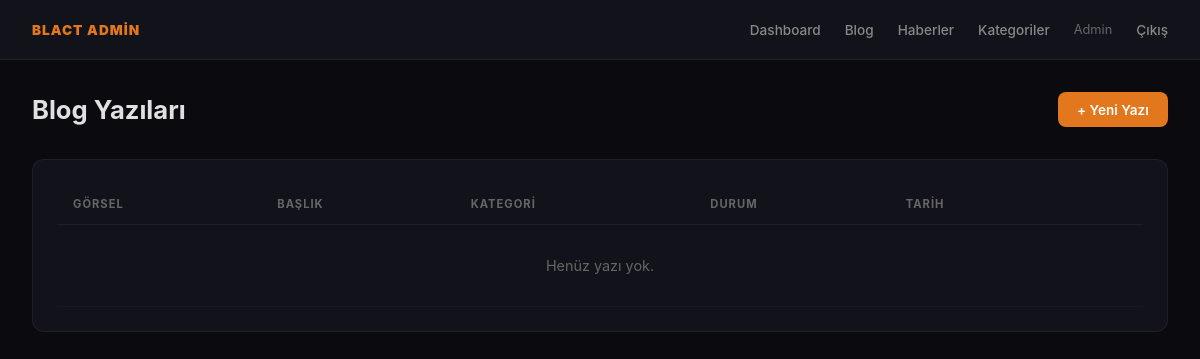
Before: /admin/posts.php (signed in) with the older database file.
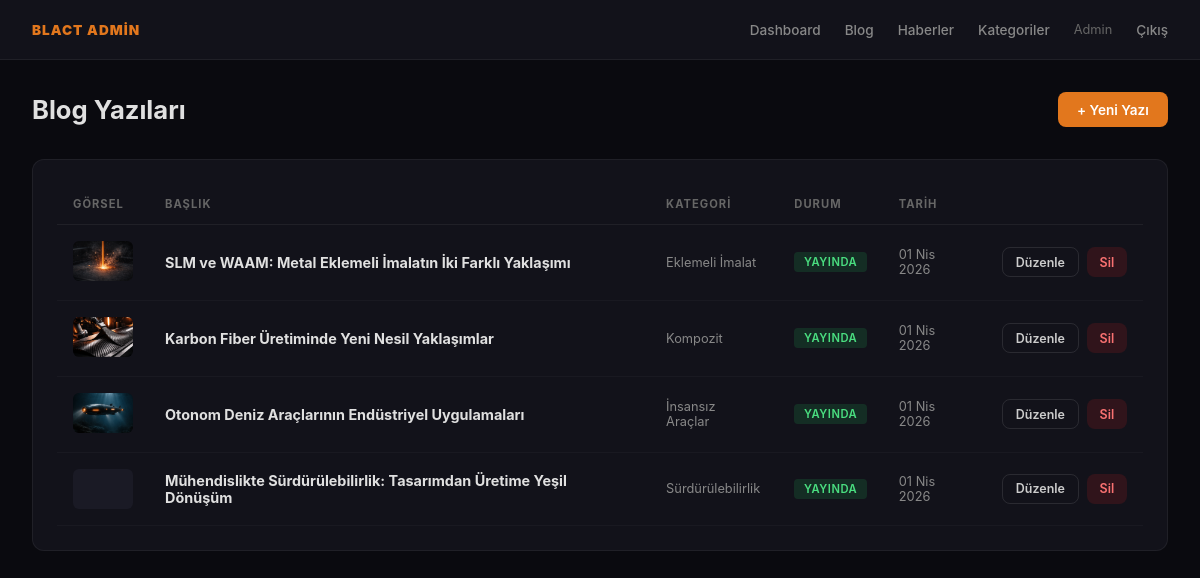
After: the same page with the newer database file.
### tables this page shows
CREATE TABLE posts (
    id INT AUTO_INCREMENT PRIMARY KEY,
    title VARCHAR(255) NOT NULL,
    slug VARCHAR(255) NOT NULL UNIQUE,
    excerpt TEXT,
    content LONGTEXT,
    image VARCHAR(255),
    category_id INT,
    type ENUM('blog', 'news') NOT NULL DEFAULT 'blog',
    status ENUM('draft', 'published') NOT NULL DEFAULT 'draft',
    read_time INT DEFAULT 5,
    author_id INT,
    published_at DATETIME,
    created_at TIMESTAMP DEFAULT CURRENT_TIMESTAMP,
    updated_at TIMESTAMP DEFAULT CURRENT_TIMESTAMP ON UPDATE CURRENT_TIMESTAMP,
    FOREIGN KEY (category_id) REFERENCES categories(id) ON DELETE SET NULL,
    FOREIGN KEY (author_id) REFERENCES users(id) ON DELETE SET NULL
);

CREATE TABLE categories (
    id INT AUTO_INCREMENT PRIMARY KEY,
    name VARCHAR(100) NOT NULL,
    slug VARCHAR(100) NOT NULL UNIQUE,
    type ENUM('blog', 'news') NOT NULL DEFAULT 'blog'
);

### config.php (called while the page is built, shortened)
<?php
function e($str) {
    return htmlspecialchars($str, ENT_QUOTES, 'UTF-8');
}
function formatDate($date) {
    $months = ['Oca','Şub','Mar','Nis','May','Haz','Tem','Ağu','Eyl','Eki','Kas','Ara'];
    $ts = strtotime($date);
    return date('d', $ts) . ' ' . $months[date('n', $ts) - 1] . ' ' . date('Y', $ts);
}

### admin/posts.php (the view, shortened to what this page needs)
<?php
$type = $_GET['type'] ?? 'blog';
$pageTitle = $type === 'blog' ? 'Blog Yazıları' : 'Haberler';
require 'header.php';
$db = getDB();
$stmt = $db->prepare("SELECT p.*, c.name as category_name FROM posts p LEFT JOIN categories c ON p.category_id = c.id WHERE p.type = ? ORDER BY p.created_at DESC");
$stmt->execute([$type]);
$posts = $stmt->fetchAll();
?>
<div class="page-header">
    <h1><?= $pageTitle ?></h1>
    <a href="edit.php?type=<?= $type ?>" class="btn btn-primary">+ Yeni <?= $type === 'blog' ? 'Yazı' : 'Haber' ?></a>
</div>
<div class="card">
<table>
    <thead><tr><th>Görsel</th><th>Başlık</th><th>Kategori</th><th>Durum</th><th>Tarih</th><th></th></tr></thead>
    <tbody>
    <?php foreach ($posts as $post): ?>
    <tr>
        <td><?php if ($post['image']): ?><img src="<?= e(UPLOAD_URL . $post['image']) ?>" class="thumb"><?php else: ?><div class="thumb" style="background:#1a1a25;"></div><?php endif; ?></td>
        <td><strong><?= e($post['title']) ?></strong></td>
        <td style="font-size:0.8rem;color:#888"><?= e($post['category_name'] ?? '-') ?></td>
        <td><span class="badge badge-<?= $post['status'] ?>"><?= $post['status'] === 'published' ? 'Yayında' : 'Taslak' ?></span></td>
        <td style="font-size:0.8rem;color:#888"><?= formatDate($post['created_at']) ?></td>
        <td>
            <div class="actions">
                <a href="edit.php?id=<?= $post['id'] ?>" class="btn btn-sm btn-outline">Düzenle</a>
                <a href="posts.php?type=<?= $type ?>&delete=<?= $post['id'] ?>" class="btn btn-sm btn-danger" onclick="return confirm('Silmek istediğinize emin misiniz?')">Sil</a>
            </div>
        </td>
    </tr>
    <?php endforeach; ?>
    <?php if (empty($posts)): ?><tr><td colspan="6" style="text-align:center;color:#666;padding:2rem;">Henüz yazı yok.</td></tr><?php endif; ?>
    </tbody>
</table>
</div>
</div></body></html>

### admin/header.php (shortened to what this page needs)
<?php require_once __DIR__ . '/../config.php'; requireLogin(); ?>
<!DOCTYPE html>
<html lang="tr">
<head>
</head>
<body>
<nav class="admin-nav">
    <a href="index.php" class="logo">Blact Admin</a>
    <div class="nav-links">
        <a href="index.php" class="<?= basename($_SERVER['PHP_SELF']) === 'index.php' ? 'active' : '' ?>">Dashboard</a>
        <a href="posts.php?type=blog" class="<?= ($_GET['type'] ?? '') === 'blog' ? 'active' : '' ?>">Blog</a>
        <a href="posts.php?type=news" class="<?= ($_GET['type'] ?? '') === 'news' ? 'active' : '' ?>">Haberler</a>
        <a href="categories.php" class="<?= basename($_SERVER['PHP_SELF']) === 'categories.php' ? 'active' : '' ?>">Kategoriler</a>
        <span class="user"><?= e($_SESSION['admin_name']) ?></span>
        <a href="logout.php">Çıkış</a>
    </div>
</nav>
<div class="container">

### admin/header.php (style rules this page uses)
* { margin: 0; padding: 0; box-sizing: border-box; }
body { font-family: 'Inter', -apple-system, sans-serif; background: #0a0a0f; color: #e0e0e0; }
a { color: #e2771d; text-decoration: none; }
.admin-nav { background: #12121a; border-bottom: 1px solid rgba(255,255,255,0.06); padding: 0 2rem; display: flex; align-items: center; justify-content: space-between; height: 60px; position: sticky; top: 0; z-index: 100; }
.admin-nav .logo { font-weight: 900; font-size: 0.85rem; color: #e2771d; letter-spacing: 1px; text-transform: uppercase; }
.admin-nav .nav-links { display: flex; gap: 1.5rem; align-items: center; }
.admin-nav .nav-links a { color: #888; font-size: 0.85rem; font-weight: 500; transition: color 0.2s; }
.admin-nav .user { color: #666; font-size: 0.8rem; }
.container { max-width: 1200px; margin: 0 auto; padding: 2rem; }
.page-header { display: flex; justify-content: space-between; align-items: center; margin-bottom: 2rem; }
.page-header h1 { font-size: 1.6rem; font-weight: 700; }
.btn { display: inline-flex; align-items: center; gap: 0.4rem; padding: 0.6rem 1.2rem; border-radius: 8px; font-size: 0.85rem; font-weight: 600; border: none; cursor: pointer; transition: all 0.2s; }
.btn-primary { background: #e2771d; color: #fff; }
.btn-danger { background: rgba(220,38,38,0.15); color: #f87171; }
.btn-sm { padding: 0.4rem 0.8rem; font-size: 0.78rem; }
.btn-outline { background: transparent; border: 1px solid rgba(255,255,255,0.1); color: #ccc; }
table { width: 100%; border-collapse: collapse; }
th { text-align: left; font-size: 0.7rem; text-transform: uppercase; letter-spacing: 1px; color: #666; padding: 0.8rem 1rem; border-bottom: 1px solid rgba(255,255,255,0.06); }
td { padding: 1rem; border-bottom: 1px solid rgba(255,255,255,0.03); font-size: 0.9rem; }
.badge { display: inline-block; padding: 0.2rem 0.6rem; border-radius: 4px; font-size: 0.7rem; font-weight: 600; text-transform: uppercase; letter-spacing: 0.5px; }
.badge-published { background: rgba(34,197,94,0.15); color: #4ade80; }
.card { background: #12121a; border: 1px solid rgba(255,255,255,0.06); border-radius: 12px; padding: 1.5rem; }
.thumb { width: 60px; height: 40px; object-fit: cover; border-radius: 6px; }
.actions { display: flex; gap: 0.5rem; }

Changed rows visible on the page:
added posts: image (picture), title "SLM ve WAAM: Metal Eklemeli İmalatın İki Farklı Yaklaşımı", category.name "Eklemeli İmalat", status "YAYINDA", created_at "01 Nis 2026"
added posts: image (picture), title "Karbon Fiber Üretiminde Yeni Nesil Yaklaşımlar", category.name "Kompozit", status "YAYINDA", created_at "01 Nis 2026"
added posts: image (picture), title "Otonom Deniz Araçlarının Endüstriyel Uygulamaları", category.name "İnsansız Araçlar", status "YAYINDA", created_at "01 Nis 2026"
added posts: title "Mühendislikte Sürdürülebilirlik: Tasarımdan Üretime Yeşil Dönüşüm", category.name "Sürdürülebilirlik", status "YAYINDA", created_at "01 Nis 2026"
Other visible differences:
text no longer shown: "Henüz yazı yok."
